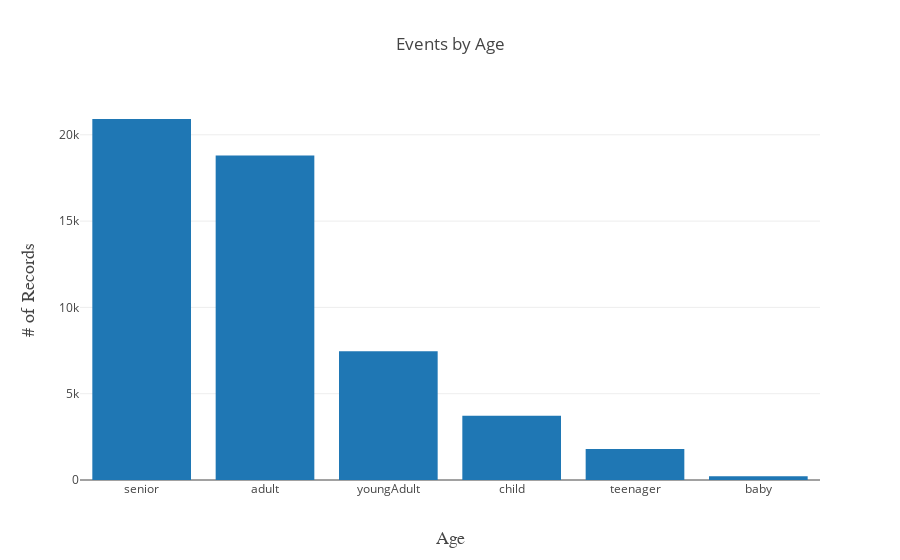

Notebook source saved alongside this figure:
### Code cell
# lets check out events by age

bar_data = (df.groupby('AgeBins')['Age'].count()
             .reset_index()
             .rename(columns={'Age': 'NumRecords',
                             'AgeBins': 'Age'})
             .sort_values('NumRecords', ascending=False)
             .nlargest(10, 'NumRecords'))

data = [go.Bar(
            x=bar_data['Age'].values.tolist(),
            y=bar_data['NumRecords'].values.tolist())]

layout = go.Layout(
            title='Events by Age',
            xaxis=dict(title='Age', titlefont=dict(family='Courier New, monospace',
                                                       size=18)),
            yaxis=dict(title='# of Records', titlefont=dict(family='Courier New, monospace',
                                                       size=18))
)

figure = go.Figure(data=data, layout=layout)
iplot(figure)

### Figure 1 — Plotly figure (JSON) as saved in the notebook; plotly's stock layout.template omitted (floating-point values rounded to 4 significant figures)
{"data": [{"type": "bar", "x": ["senior", "adult", "youngAdult", "child", "teenager", "baby"], "y": [20916, 18799, 7463, 3721, 1801, 217]}], "layout": {"title": "Events by Age", "xaxis": {"title": "Age", "titlefont": {"family": "Courier New, monospace", "size": 18}}, "yaxis": {"title": "# of Records", "titlefont": {"family": "Courier New, monospace", "size": 18}}}}
